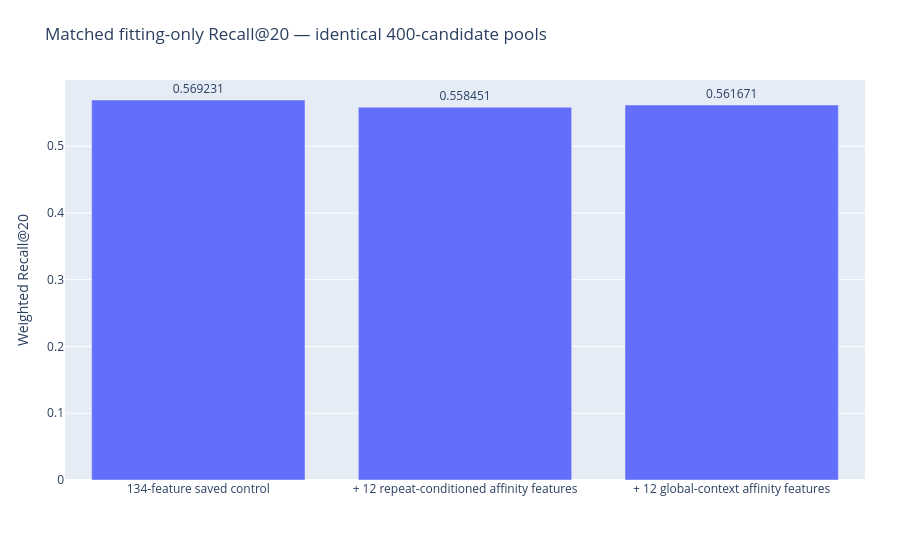

Here is the notebook cell this chart was saved with:
### Markdown cell above
## Matched overall metric

### Code cell
view.show_chart(1)

### Figure 1 — Plotly figure (JSON) as saved in the notebook; plotly's stock layout.template omitted (floating-point values rounded to 4 significant figures)
{"data": [{"text": ["0.569231", "0.558451", "0.561671"], "textposition": "outside", "type": "bar", "x": ["134-feature saved control", "+ 12 repeat-conditioned affinity features", "+ 12 global-context affinity features"], "y": [0.5692, 0.5585, 0.5617]}], "layout": {"margin": {"b": 80, "l": 65, "r": 35, "t": 80}, "title": {"text": "Matched fitting-only Recall@20 — identical 400-candidate pools"}, "yaxis": {"title": {"text": "Weighted Recall@20"}}}}
